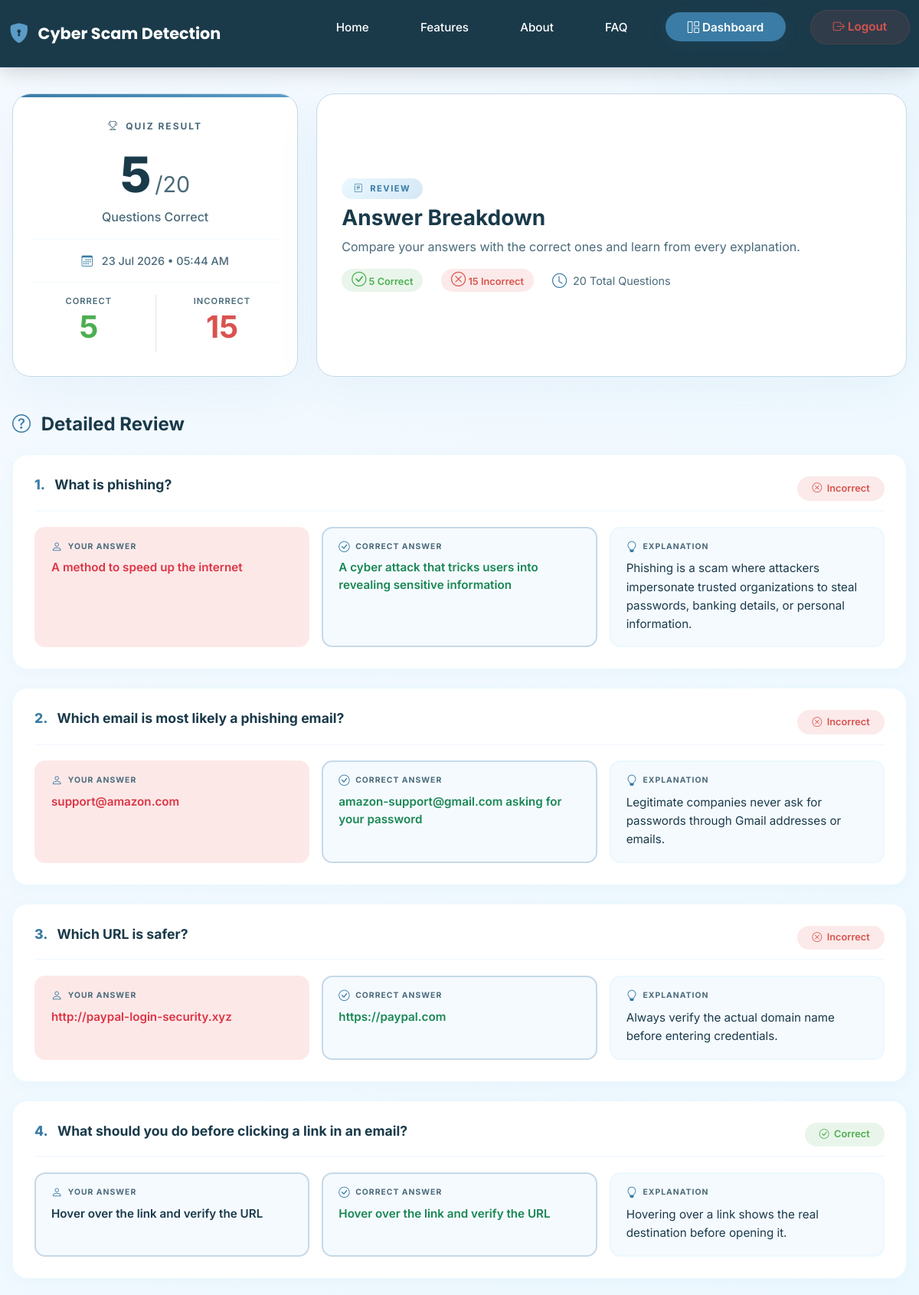
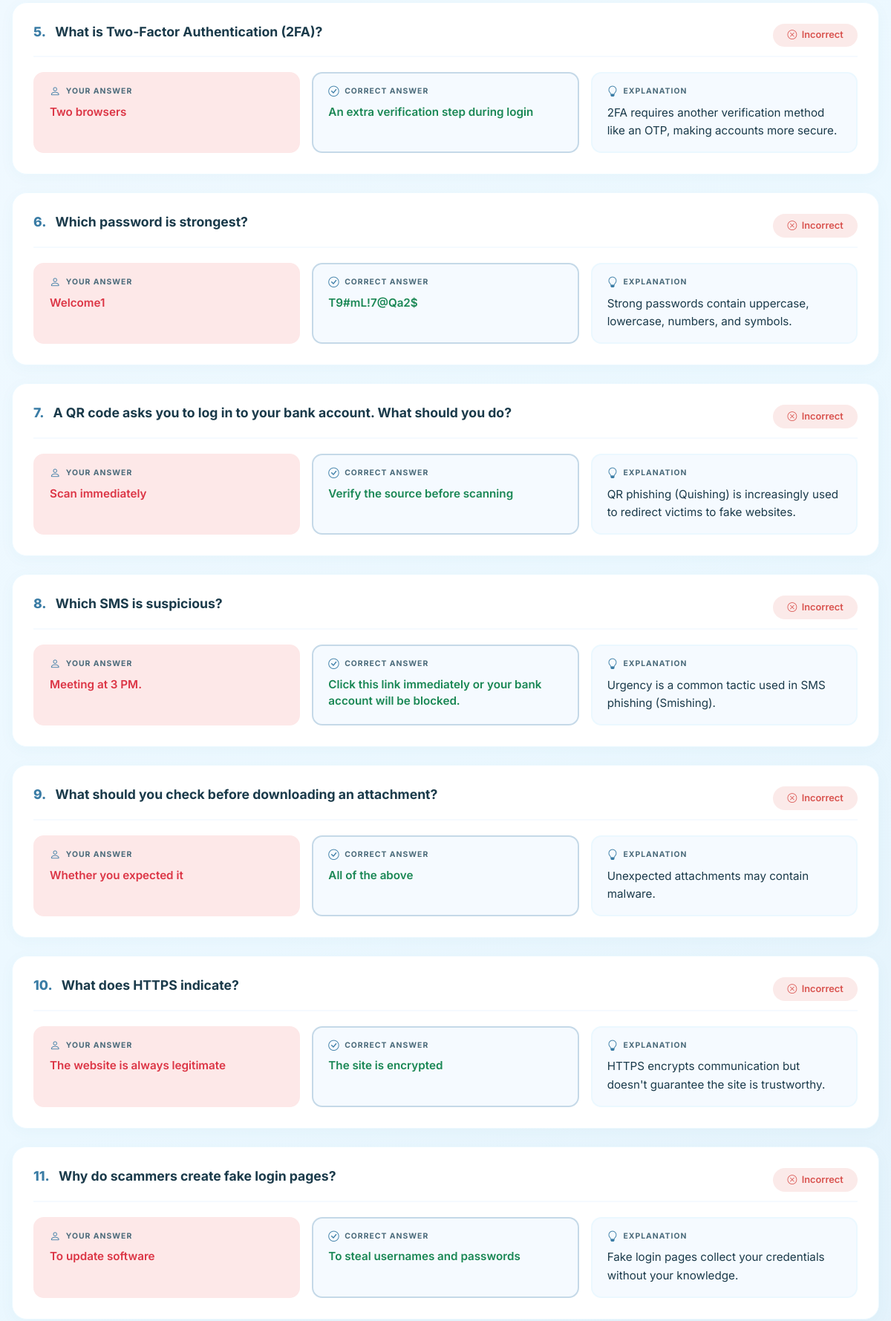
/quiz/result/14/ (signed in, upper part), run on the app's committed database (2 pictures, top to bottom).
### quiz/models.py (models this page shows, shortened)
class QuizAttempt(models.Model):
    user = models.ForeignKey(
        settings.AUTH_USER_MODEL,
        on_delete=models.CASCADE,
        related_name="quiz_attempts",
    )
    parent_attempt = models.ForeignKey(
        "self",
        on_delete=models.CASCADE,
        null=True,
        blank=True,
        related_name="retry_attempts",
    )
    is_retry = models.BooleanField(default=False)
    score = models.PositiveSmallIntegerField(default=0)
    total_questions = models.PositiveSmallIntegerField(default=0)
    percentage = models.DecimalField(
        max_digits=5,
        decimal_places=2,
        default=Decimal("0.00"),
    )
    completed_at = models.DateTimeField(auto_now_add=True)
    class Meta:
        ordering = ["-completed_at"]
    @property
    def correct_count(self):
        return self.answers.filter(is_correct=True).count()
    @property
    def incorrect_count(self):
        return self.answers.filter(is_correct=False).count()

class QuizAnswer(models.Model):
    attempt = models.ForeignKey(
        QuizAttempt,
        on_delete=models.CASCADE,
        related_name="answers",
    )
    question = models.ForeignKey(
        Question,
        on_delete=models.CASCADE,
    )
    selected_option = models.CharField(
        max_length=1,
        choices=Question.CorrectOption.choices,
    )
    is_correct = models.BooleanField(default=False)
    class Meta:
        ordering = ["question__id"]
        unique_together = ("attempt", "question")

class Question(models.Model):
    class CorrectOption(models.TextChoices):
        A = "A", "Option A"
        B = "B", "Option B"
        C = "C", "Option C"
        D = "D", "Option D"
    text = models.TextField()
    option_a = models.CharField(max_length=255)
    option_b = models.CharField(max_length=255)
    option_c = models.CharField(max_length=255)
    option_d = models.CharField(max_length=255)
    correct_option = models.CharField(
        max_length=1,
        choices=CorrectOption.choices,
    )
    explanation = models.TextField(blank=True)
    is_active = models.BooleanField(default=True)
    created_at = models.DateTimeField(auto_now_add=True)
    updated_at = models.DateTimeField(auto_now=True)
    class Meta:
        ordering = ["id"]

### quiz/views.py (the view)
@login_required
def quiz_result(request, attempt_id):
    attempt = get_object_or_404(
        QuizAttempt.objects.prefetch_related(
            "answers__question"
        ),
        pk=attempt_id,
        user=request.user,
    )
    wrong_answers = attempt.answers.filter(
        is_correct=False
    )
    return render(
        request,
        "quiz/result.html",
        {
            "attempt": attempt,
            "wrong_answers": wrong_answers,
        },
    )

### templates/quiz/result.html (shortened to what this page needs)
﻿{% extends 'base.html' %}
{% load static %}
{% block content %}
<div class="content-container">
    <div class="row g-4">
        <div class="col-lg-4">
            <div class="score-card h-100">
                <div class="score-label">
                    <i class="bi bi-trophy me-1"></i> Quiz Result
                </div>
                <div class="text-center mt-3">
                    <div>
                        <span class="score-number">{{ attempt.score }}</span>
                        <span class="score-total">/{{ attempt.total_questions }}</span>
                    </div>
                    <div class="score-subtitle">Questions Correct</div>
                </div>
                <hr>
                <div class="text-center">
                    <div class="score-date">
                        <i class="bi bi-calendar3"></i>
                        {{ attempt.completed_at|date:"d M Y • h:i A" }}
                    </div>
                </div>
                <hr>
                <div class="row text-center">
                    <div class="col-6 stat-correct">
                        <div class="stat-label">Correct</div>
                        <div class="stat-number">{{ attempt.correct_count }}</div>
                    </div>
                    <div class="col-6 stat-incorrect border-start">
                        <div class="stat-label">Incorrect</div>
                        <div class="stat-number">{{ attempt.incorrect_count }}</div>
                    </div>
                </div>
            </div>
        </div>
        <div class="col-lg-8">
            <div class="panel h-100">
                <span class="section-kicker">
                    <i class="bi bi-journal-text me-1"></i> Review
                </span>
                <h2>Answer Breakdown</h2>
                <p class="text-muted-soft mb-0">
                    Compare your answers with the correct ones and learn from every explanation.
                </p>
                <div class="stats-mini">
                    <div class="stat-item">
                        <span class="badge-custom badge-correct-light">
                            <i class="bi bi-check-circle"></i> {{ attempt.correct_count }} Correct
                        </span>
                    </div>
                    <div class="stat-item">
                        <span class="badge-custom badge-incorrect-light">
                            <i class="bi bi-x-circle"></i> {{ attempt.incorrect_count }} Incorrect
                        </span>
                    </div>
                    <div class="stat-item">
                        <i class="bi bi-clock text-muted" style="color: #3A7CA5 !important;"></i>
                        <span>{{ attempt.total_questions }} Total Questions</span>
                    </div>
                </div>
            </div>
        </div>
    </div>
    <div class="mt-5">
        <h4 class="fw-bold mb-4" style="color: #1A3A4A;">
            <i class="bi bi-question-circle me-2" style="color: #3A7CA5;"></i>
            Detailed Review
        </h4>
        {% for answer in attempt.answers.all %}
        <div class="review-card">
            <div class="card-body">
                <div class="question-header">
                    <h5 class="question-text">
                        <span class="q-number">{{ forloop.counter }}.</span>
                        {{ answer.question.text }}
                    </h5>
                    <span class="badge-custom {% if answer.is_correct %}badge-correct{% else %}badge-incorrect{% endif %}">
                        {% if answer.is_correct %}
                            <i class="bi bi-check-circle"></i> Correct
                        {% else %}
                            <i class="bi bi-x-circle"></i> Incorrect
                        {% endif %}
                    </span>
                </div>
                <div class="row g-3">
                    <div class="col-md-4">
                        <div class="answer-box {% if answer.is_correct %}answer-box-correct{% else %}answer-box-incorrect{% endif %}">
                            <div class="answer-label">
                                <i class="bi bi-person"></i> Your Answer
                            </div>
                            <div class="answer-text {% if not answer.is_correct %}text-danger{% endif %}">
                                {% if answer.selected_option == 'A' %}
                                    {{ answer.question.option_a }}
                                {% elif answer.selected_option == 'B' %}
                                    {{ answer.question.option_b }}
                                {% elif answer.selected_option == 'C' %}
                                    {{ answer.question.option_c }}
                                {% else %}
                                    {{ answer.question.option_d }}
                                {% endif %}
                            </div>
                        </div>
                    </div>
                    <div class="col-md-4">
                        <div class="answer-box answer-box-correct">
                            <div class="answer-label">
                                <i class="bi bi-check-circle"></i> Correct Answer
                            </div>
                            <div class="answer-text text-success">
                                {% if answer.question.correct_option == 'A' %}
                                    {{ answer.question.option_a }}
                                {% elif answer.question.correct_option == 'B' %}
                                    {{ answer.question.option_b }}
                                {% elif answer.question.correct_option == 'C' %}
                                    {{ answer.question.option_c }}
                                {% else %}
                                    {{ answer.question.option_d }}
                                {% endif %}
                            </div>
                        </div>
                    </div>
                    <div class="col-md-4">
                        <div class="explanation-box">
                            <div class="explanation-label">
                                <i class="bi bi-lightbulb"></i> Explanation
                            </div>
                            <div class="explanation-text">
                                {% if answer.question.explanation %}
                                    {{ answer.question.explanation }}
                                {% else %}
                                    <span class="text-muted-soft">No explanation available.</span>
                                {% endif %}
                            </div>
                        </div>
                    </div>
                </div>
            </div>
        </div>
        {% empty %}
        <div class="empty-state">
            <i class="bi bi-inbox"></i>
            <h4>No Questions Reviewed</h4>
            <p>There are no questions to display for this quiz attempt.</p>
        </div>
        {% endfor %}
    </div>
</div>
{% endblock %}

### static/css/modern.css (style rules this page uses)
:root { --primary: #3A7CA5; --primary-light: #5B9BC7; --primary-dark: #2A5F82; --primary-bg: #EBF8FF; --secondary: #2A5F82; --secondary-light: #5B9BC7; --dark-bg: #EBF8FF; --dark-surface: #F5FAFF; --dark-surface-2: #D4E8F5; --accent: #D9534F; --success: #4CAF50; --warning: #F4B400; --light-text: #1A3A4A; --muted-text: #4A6A7A; --page-bg: #F5FAFF; --page-text: #1A3A4A; --page-muted: #4A6A7A; --border-color: rgba(58, 124, 165, 0.24); --surface: #FFFFFF; --surface-alt: #F5FAFF; --surface-border: rgba(58, 124, 165, 0.15); --card-shadow: 0 20px 60px rgba(58, 124, 165, 0.10); --card-shadow-lg: 0 40px 100px rgba(58, 124, 165, 0.15); --nav-bg: #1A3A4A; --nav-text: #FFFFFF; --hero-bg: linear-gradient(135deg, #F5FAFF 0%, #EBF8FF 50%, #D4E8F5 100%); --hero-text: #1A3A4A; --section-alt-bg: linear-gradient(135deg, #EBF8FF 0%, #D4E8F5 100%); --section-alt-text: #1A3A4A; --footer-bg: linear-gradient(135deg, #EBF8FF 0%, #D4E8F5 100%); --footer-text: #1A3A4A; }
* { margin: 0; padding: 0; box-sizing: border-box; }
html { scroll-behavior: smooth; }
body { font-family: 'Inter', system-ui, -apple-system, sans-serif; background: var(--page-bg); color: var(--page-text); line-height: 1.6; }
.section-kicker { color: #3A7CA5; font-weight: 700; font-size: 0.85rem; text-transform: uppercase; letter-spacing: 1px; }
.stat-number { font-size: 2.5rem; font-weight: 800; color: #3A7CA5; margin-bottom: 0.5rem; }
.stat-label { color: var(--page-muted); font-size: 0.95rem; text-transform: uppercase; letter-spacing: 0.5px; }

### templates/base.html (style rules this page uses)
:root { --primary-blue: #3A7CA5; --primary-blue-hover: #2A5F82; --primary-blue-light: #D4E8F5; --primary-blue-lighter: #EBF8FF; --primary-blue-lightest: #F5FAFF; --text-dark: #1A3A4A; --text-muted: #4A6A7A; --text-muted-light: #7A9AAA; --card-shadow: 0 10px 30px rgba(58, 124, 165, 0.06); --card-shadow-hover: 0 15px 40px rgba(58, 124, 165, 0.10); --border-color: #C5D9E8; --navbar-bg: #1A3A4A; --navbar-text: #FFFFFF; --navbar-hover: #2A5F82; --navbar-icon: #5B9BC7; --brand-color: #FFFFFF; --brand-color-hover: #5B9BC7; --success-color: #4CAF50; --warning-color: #F4B400; --danger-color: #D9534F; }
* { margin: 0; padding: 0; box-sizing: border-box; }
html { scroll-behavior: smooth; }
body { font-family: 'Inter', 'Segoe UI', sans-serif; background: linear-gradient(135deg, #F5FAFF 0%, #EBF8FF 45%, #D4E8F5 100%); min-height: 100vh; padding-top: 72px; position: relative; overflow-x: hidden; }
body::before { content: ''; position: fixed; width: 600px; height: 600px; background: radial-gradient(circle, rgba(58, 124, 165, 0.04) 0%, transparent 70%); border-radius: 50%; top: -250px; right: -200px; animation: floatBg 10s ease-in-out infinite; pointer-events: none; z-index: 0; }
body::after { content: ''; position: fixed; width: 500px; height: 500px; background: radial-gradient(circle, rgba(58, 124, 165, 0.03) 0%, transparent 70%); border-radius: 50%; bottom: -200px; left: -150px; animation: floatBg 8s ease-in-out infinite reverse; pointer-events: none; z-index: 0; }
section, .panel, .card, .container, .content-container { scroll-margin-top: 75px; }

### data on the page
QuizAttempt: score "5", total_questions "20", completed_at "23 Jul 2026 • 05:44 AM", correct_count "5", incorrect_count "15"
QuizAnswer: question.text "What is phishing?", is_correct False (drawn), question.option_a "A method to speed up the internet", question.option_b "A cyber attack that tricks users into revealing sensitive information", question.explanation "Phishing is a scam where attackers impersonate trusted organizations to steal passwords, banking details, or personal information."
QuizAnswer: question.text "Which email is most likely a phishing email?", is_correct False (drawn), question.option_a "support@amazon.com", question.option_b "amazon-support@gmail.com asking for your password", question.explanation "Legitimate companies never ask for passwords through Gmail addresses or emails."
QuizAnswer: question.text "Which URL is safer?", is_correct False (drawn), question.option_a "http://paypal-login-security.xyz", question.option_b "https://paypal.com", question.explanation "Always verify the actual domain name before entering credentials."
QuizAnswer: question.text "What should you do before clicking a link in an email?", is_correct True (drawn), question.option_c "Hover over the link and verify the URL", question.explanation "Hovering over a link shows the real destination before opening it."
QuizAnswer: question.text "What is Two-Factor Authentication (2FA)?", is_correct False (drawn), question.option_d "Two browsers", question.option_c "An extra verification step during login", question.explanation "2FA requires another verification method like an OTP, making accounts more secure."
QuizAnswer: question.text "Which password is strongest?", is_correct False (drawn), question.option_c "Welcome1", question.option_d "T9#mL!7@Qa2$", question.explanation "Strong passwords contain uppercase, lowercase, numbers, and symbols."
QuizAnswer: question.text "A QR code asks you to log in to your bank account. What should you do?", is_correct False (drawn), question.option_a "Scan immediately", question.option_b "Verify the source before scanning", question.explanation "QR phishing (Quishing) is increasingly used to redirect victims to fake websites."
QuizAnswer: question.text "Which SMS is suspicious?", is_correct False (drawn), question.option_c "Meeting at 3 PM.", question.option_b "Click this link immediately or your bank account will be blocked.", question.explanation "Urgency is a common tactic used in SMS phishing (Smishing)."
QuizAnswer: question.text "What should you check before downloading an attachment?", is_correct False (drawn), question.option_c "Whether you expected it", question.option_d "All of the above", question.explanation "Unexpected attachments may contain malware."
QuizAnswer: question.text "What does HTTPS indicate?", is_correct False (drawn), question.option_b "The website is always legitimate", question.option_a "The site is encrypted", question.explanation "HTTPS encrypts communication but doesn't guarantee the site is trustworthy."
QuizAnswer: question.text "Why do scammers create fake login pages?", is_correct False (drawn), question.option_c "To update software", question.option_b "To steal usernames and passwords", question.explanation "Fake login pages collect your credentials without your knowledge."
